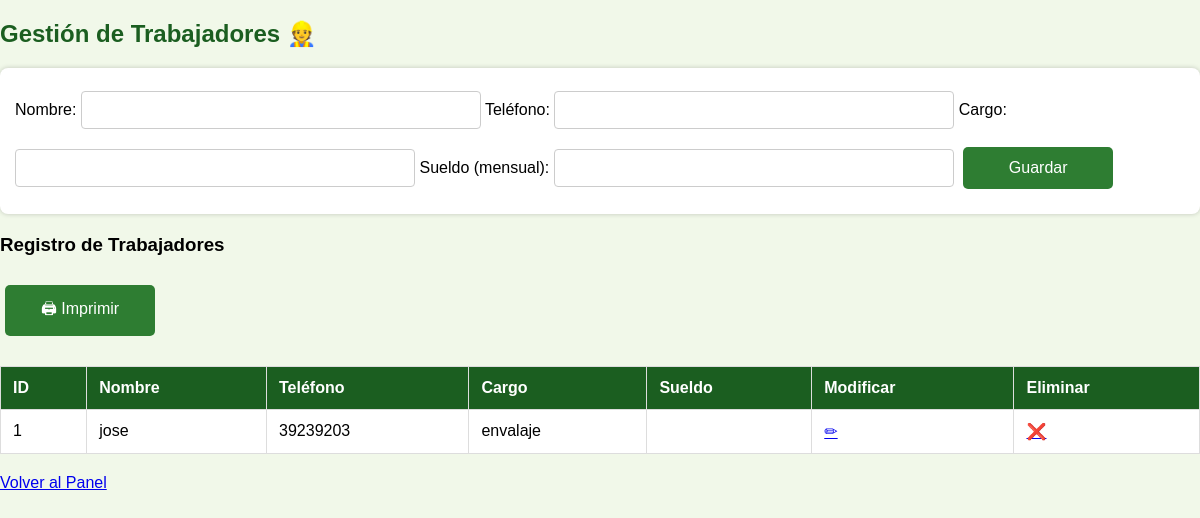
The page /pages/trabajadores.php (signed in) on the database its author committed.
### tables this page shows
CREATE TABLE `trabajadores` (
  `id` int(11) NOT NULL,
  `nombre` varchar(100) DEFAULT NULL,
  `telefono` varchar(30) DEFAULT NULL,
  `cargo` varchar(100) DEFAULT NULL
);

### pages/trabajadores.php (the view, shortened to what this page needs)
<?php
include("../php/conexion.php");
$trabajadores = $conn->query("SELECT * FROM trabajadores ORDER BY id DESC");
?>
<!DOCTYPE html>
<html>
<head>
    <link rel="stylesheet" href="../css/estilo.css">
</head>
<body>
<h2>Gestión de Trabajadores 👷</h2>
<form method="POST">
    <label>Nombre:</label>
    <input type="text" name="nombre" required>
    <label>Teléfono:</label>
    <input type="text" name="telefono">
    <label>Cargo:</label>
    <input type="text" name="cargo" required>
    <label>Sueldo (mensual):</label>
    <input type="number" step="0.01" name="sueldo">
    <button type="submit" name="guardar">Guardar</button>
</form>
<h3>Registro de Trabajadores</h3>
<button onclick="window.print()">🖨 Imprimir</button>
<table border="1" width="100%">
<tr>
    <th>ID</th>
    <th>Nombre</th>
    <th>Teléfono</th>
    <th>Cargo</th>
    <th>Sueldo</th>
    <th>Modificar</th>
    <th>Eliminar</th>
</tr>
<?php while ($t = $trabajadores->fetch_assoc()) { ?>
<tr>
    <td><?= $t['id'] ?></td>
    <td><?= $t['nombre'] ?></td>
    <td><?= $t['telefono'] ?></td>
    <td><?= $t['cargo'] ?></td>
    <td><?= $t['sueldo'] ?></td>
    <td><a href="modificar_trabajador.php?id=<?= $t['id'] ?>">✏</a></td>
    <td>
        <a href="../php/eliminar_trabajador.php?id=<?= $t['id'] ?>"
           onclick="return confirm('¿Eliminar trabajador?');">
           ❌
        </a>
    </td>
</tr>
<?php } ?>
</table>
<a href="../php/dashboard.php">Volver al Panel</a>
</body>
</html>

### css/estilo.css (style rules this page uses)
body { margin:0; font-family: Arial, sans-serif; background:#f1f8e9; }
h2 { color:#1b5e20; }
form { background:white; padding:15px; margin-bottom:20px; border-radius:8px; box-shadow:0px 0px 5px rgba(0,0,0,0.2); }
input, select, textarea { padding: 10px; font-size: 14px; border: 1px solid #ccc; border-radius: 4px; margin: 8px 0; width: 100%; max-width: 400px; box-sizing: border-box; }
button { padding: 12px 20px; font-size: 16px; background: #2e7d32; color: white; border: none; border-radius: 5px; cursor: pointer; margin: 10px 5px; min-width: 150px; }
table { width:100%; background:white; border-collapse: collapse; margin: 20px 0; }
th, td { padding: 12px; border: 1px solid #ddd; text-align: left; }
th { background-color: #1b5e20; color: white; }

### rows shown on the page
trabajadores: id "1", nombre "jose", telefono "39239203", cargo "envalaje"
